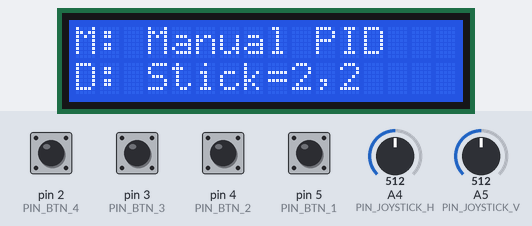
A sketch run on a simulated Arduino Uno, built with avr-gcc and run on an emulated ATmega328P. Shown: 16×2 character LCD. The inputs (shaded band) are chosen by the test bench; at power-on: pin 2 (PIN_BTN_4), pin 3 (PIN_BTN_3), pin 4 (PIN_BTN_2), pin 5 (PIN_BTN_1) HIGH, A4 (PIN_JOYSTICK_H) = 512, A5 (PIN_JOYSTICK_V) = 512. No radio packets arrive unless stated; what the sketch prints to the serial monitor is not drawn.

Above: at 1.2 s.
1.3 s: pin 4 (PIN_BTN_2) pulled LOW for 0.15 s
At 2.4 s:
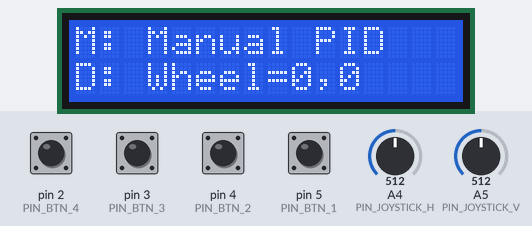
2.9 s: pin 5 (PIN_BTN_1) pulled LOW for 0.15 s
At 3.7 s:
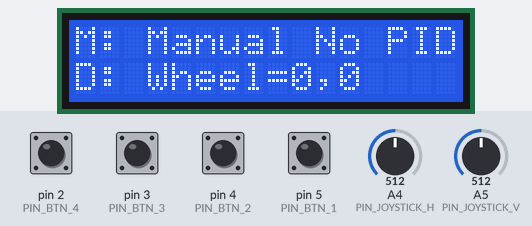
4.6 s: pin 4 (PIN_BTN_2) pulled LOW for 1 s
At 6.1 s:
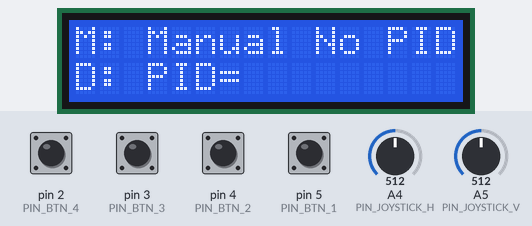
7.1 s: pin 5 (PIN_BTN_1) pulled LOW for 1 s
At 8.7 s:
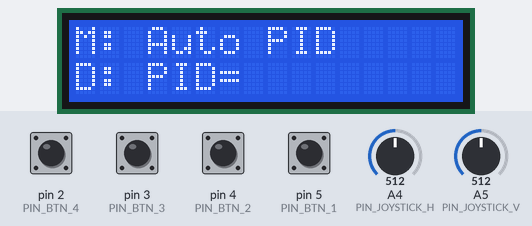
9.6 s: pin 4 (PIN_BTN_2) pulled LOW for 0.15 s
At 10.9 s:
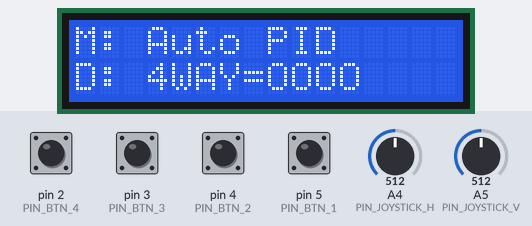
11.2 s: pin 5 (PIN_BTN_1) pulled LOW for 0.15 s
At 12.0 s:
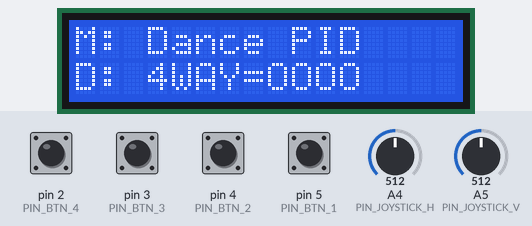
Timing chart, 0 to 13.9 s (numbered marks = the images above; inputs shaded):
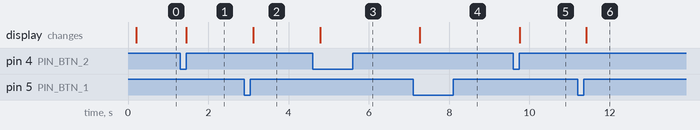

The sketch:

arduino-robot-1-rc.ino
```cpp
/**
   remote control with a Nano or Pro Mini
   todo: 1502 affects analogRead
*/
// for 1602
#include <LiquidCrystal.h>
// for rf24
#include <printf.h>
#include <nRF24L01.h>
#include <RF24_config.h>
#include <RF24.h>

// -------------- Pins -----------------
const int PIN_JOYSTICK_V = A5;
const int PIN_JOYSTICK_H = A4;

const int PIN_1602_RS = 7;
const int PIN_1602_EN = 6;
const int PIN_BTN_1 = 5;
const int PIN_BTN_2 = 4;
const int PIN_BTN_3 = 3;
const int PIN_BTN_4 = 2;

const int PIN_1602_D4 = A3;
const int PIN_1602_D5 = A2;
const int PIN_1602_D6 = A1;
const int PIN_1602_D7 = A0;

const int PIN_RF24_IRQ = 8;
const int PIN_RF24_CE = 9;
const int PIN_RF24_CSN = 10;
const int PIN_RF24_MOSI = 11;
const int PIN_RF24_MISO = 12;
const int PIN_RF24_SCK = 13;

// -------------- global objects -----------------
LiquidCrystal lcd(PIN_1602_RS, PIN_1602_EN, PIN_1602_D4, PIN_1602_D5, PIN_1602_D6, PIN_1602_D7); // create an LCD object
RF24 radio(PIN_RF24_CE, PIN_RF24_CSN); // create a radio object
const byte RF24_ADDR_RC[6] = "00001";
const byte RF24_ADDR_ROBOT[6] = "00002";

// -------------- mode -----------------
const char CMD_MODE [] = "MODE";
const byte CMD_MODE_MANUAL_PID = 0;
const byte CMD_MODE_MANUAL_NOPID = 1;
const byte CMD_MODE_AUTO_PID = 2;
const byte CMD_MODE_DANCE_PID = 3;
byte cmdRunMode = 0;

// -------------- move -----------------
const char CMD_MOVE[] = "MOVE";
byte cmdMoveH = 0;
byte cmdMoveV = 0;

// -------------- horn -----------------
const char CMD_HORN [] = "HORN";

// ------------ servo test -------------
const char CMD_SERVO_TEST [] = "SERV";

// -------------- debug -----------------
const byte CMD_DEBUG [] = "DBUG";
const byte CMD_DEBUG_JOYSTICK = 0;
const byte CMD_DEBUG_WHEEL_COUNTER = 1;
const byte CMD_DEBUG_PID = 2;
const byte CMD_DEBUG_4WAY_OBSTACLE_DETECTION = 3;
const byte CMD_DEBUG_ULTRA_SONIC = 4;
const byte CMD_DEBUG_RF24 = 5;
byte cmdDebugMode = 0;

// ------------- telemetry ----------------
const byte CMD_TELE_WHEEL_COUNTER [] = "TLWC";
const byte CMD_TELE_PID [] = "TLPI";
const byte CMD_TELE_4WAY_OBSTACLE_DETECTION [] = "TL4W";
const byte CMD_TELE_ULTRA_SONIC [] = "TLUS";
const byte CMD_TELE_RF24 [] = "TLRF";
byte countWheelL = 0;
byte countWheelR = 0;
byte infra4WayFlags = 0;
int ultraSonicDistanceCM = 0;

// -------------- controls vaiables -----------------
unsigned long lastControlMs = 0;
int lastBtn1 = 0, lastBtn2 = 0, lastBtn3 = 0, lastBtn4 = 0;
unsigned long lastLCDMs = 0;
bool enableSerial = true;

void setup() {
  if (enableSerial) Serial.begin(9600);
  pinMode(PIN_BTN_1, INPUT_PULLUP);
  pinMode(PIN_BTN_2, INPUT_PULLUP);
  pinMode(PIN_BTN_3, INPUT_PULLUP);
  pinMode(PIN_BTN_4, INPUT_PULLUP);

  lcd.begin(16, 2);
  lcd.clear();
  lcd.print("Booting...");

  radio.begin();
  radio.openWritingPipe(RF24_ADDR_ROBOT);
  radio.openReadingPipe(0, RF24_ADDR_RC);
  radio.setPALevel(RF24_PA_HIGH);
  radio.setDataRate(RF24_1MBPS);
  radio.setRetries(20, 2); // 20x250us=5ms
  radio.setChannel(117);
  radio.startListening();
  setRunMode(CMD_MODE_MANUAL_PID);
  setDebugMode(CMD_DEBUG_JOYSTICK);
}

void loop() {
  receiveCommand();
  checkInput();
  refreshDisplay();
}

void refreshDisplay() {
  if (millis() - lastLCDMs < 200) { //don't refresh debug info too frequently
    return;
  }

  lcd.setCursor(0, 0);
  lcd.print("                ");
  lcd.setCursor(0, 0);
  switch (cmdRunMode) {
    case CMD_MODE_MANUAL_PID:
      lcd.print("M: Manual PID");
      break;
    case CMD_MODE_MANUAL_NOPID:
      lcd.print("M: Manual No PID");
      break;
    case CMD_MODE_AUTO_PID:
      lcd.print("M: Auto PID");
      break;
    case CMD_MODE_DANCE_PID:
      lcd.print("M: Dance PID");
      break;
    default:
      lcd.print("M: ERROR");
      lcd.print(cmdRunMode);
      break;
  }

  lcd.setCursor(0, 1);
  lcd.print("                ");
  lcd.setCursor(0, 1);
  switch (cmdDebugMode) {
    case CMD_DEBUG_JOYSTICK:
      lcd.print("D: Stick=");
      lcd.print((int) cmdMoveH);
      lcd.print(',');
      lcd.print((int) cmdMoveV);
      break;
    case CMD_DEBUG_PID:
      lcd.print("D: PID=");
      break;
    case CMD_DEBUG_WHEEL_COUNTER:
      lcd.print("D: Wheel=");
      lcd.print((unsigned int) countWheelL);
      lcd.print(',');
      lcd.print((unsigned int) countWheelR);
      Serial.println(countWheelL);
      Serial.println((unsigned int) countWheelL);
      break;
    case CMD_DEBUG_4WAY_OBSTACLE_DETECTION:
      lcd.print("D: 4WAY=");
      char infraDisplay [5];
      if (infra4WayFlags & B00000001) infraDisplay[0] = 'X'; else infraDisplay[0] = 'O';
      if (infra4WayFlags & B00000010) infraDisplay[1] = 'X'; else infraDisplay[1] = 'O';
      if (infra4WayFlags & B00000100) infraDisplay[2] = 'X'; else infraDisplay[2] = 'O';
      if (infra4WayFlags & B00001000) infraDisplay[3] = 'X'; else infraDisplay[3] = 'O';
      infraDisplay[4] = '\0';
      lcd.print(infraDisplay);
      break;
    case CMD_DEBUG_ULTRA_SONIC:
      lcd.print("D: Sonic=");
      lcd.print(ultraSonicDistanceCM);
      lcd.print("CM");
      break;
    case CMD_DEBUG_RF24:
      lcd.print("D: RF24=");
      break;
    default:
      lcd.print("D: ERROR");
      break;
  }
  lastLCDMs = millis();
}

void setRunMode(int m) {
  switch (m) {
    case CMD_MODE_MANUAL_PID:
      sendCommand(CMD_MODE,  CMD_MODE_MANUAL_PID, 0);
      break;
    case CMD_MODE_MANUAL_NOPID:
      sendCommand(CMD_MODE, CMD_MODE_MANUAL_NOPID, 0);
      break;
    case CMD_MODE_AUTO_PID:
      sendCommand(CMD_MODE, CMD_MODE_AUTO_PID, 0);
      break;
    case CMD_MODE_DANCE_PID:
      sendCommand(CMD_MODE, CMD_MODE_DANCE_PID, 0);
      break;
    default:
      return;
  }
  cmdRunMode = m;
}

void setDebugMode(int m) {
  switch (m) {
    case CMD_DEBUG_JOYSTICK:
      sendCommand(CMD_DEBUG,  CMD_DEBUG_JOYSTICK, 0);
      break;
    case CMD_DEBUG_WHEEL_COUNTER:
      sendCommand(CMD_DEBUG,  CMD_DEBUG_WHEEL_COUNTER, 0);
      break;
    case CMD_DEBUG_PID:
      sendCommand(CMD_DEBUG, CMD_DEBUG_PID, 0);
      break;
    case CMD_DEBUG_4WAY_OBSTACLE_DETECTION:
      sendCommand(CMD_DEBUG, CMD_DEBUG_4WAY_OBSTACLE_DETECTION, 0);
      break;
    case CMD_DEBUG_ULTRA_SONIC:
      sendCommand(CMD_DEBUG, CMD_DEBUG_ULTRA_SONIC, 0);
      break;
    case CMD_DEBUG_RF24:
      sendCommand(CMD_DEBUG, CMD_DEBUG_RF24, 0);
      break;
    default:
      return;
  }
  cmdDebugMode = m;
}

void checkInput() {
  if (millis() - lastControlMs < 30) return; // debounce buttons
  int btn1 = digitalRead(PIN_BTN_1);
  if (lastBtn1 == HIGH && btn1 == LOW) { // avoid repeating while keeping the button pressed
    setRunMode(((int) cmdRunMode + 1) % 4);
  }
  lastBtn1 = btn1;

  int btn2 = digitalRead(PIN_BTN_2);
  if (lastBtn2 == HIGH && btn2 == LOW) { // avoid repeating while keeping the button pressed
    setDebugMode(((int) cmdDebugMode + 1) % 6);
  }
  lastBtn2 = btn2;

  int btn3 = digitalRead(PIN_BTN_3);
  if (lastBtn3 == HIGH && btn3 == LOW) { // avoid repeating while keeping the button pressed
    sendCommand(CMD_HORN, 0, 0);
  }
  lastBtn3 = btn3;

  int btn4 = digitalRead(PIN_BTN_4);
  if (lastBtn4 == HIGH && btn4 == LOW) { // avoid repeating while keeping the button pressed
    sendCommand(CMD_SERVO_TEST, 0, 0);
  }
  lastBtn4 = btn4;

  int h = analogRead(PIN_JOYSTICK_H);
  int v = analogRead(PIN_JOYSTICK_V);
  //Serial.print(h); Serial.print('\t'); Serial.println(v);
  // because of LCD interference, we have to hack the joy stick read a little bit
  if (h < 120) {
    cmdMoveH = 1;
    if (v < 80) cmdMoveV = 1; else if (v > 180) cmdMoveV = 3; else cmdMoveV = 2;
  } else if (h > 980) {
    cmdMoveH = 3;
    if (v < 850) cmdMoveV = 1; else if (v > 950) cmdMoveV = 3; else cmdMoveV = 2;
  } else {
    cmdMoveH = 2;
    if (v < 450) cmdMoveV = 1; else if (v > 600) cmdMoveV = 3; else cmdMoveV = 2;
  }
  sendCommand(CMD_MOVE, cmdMoveH, cmdMoveV); // this is a speical continuous message
  lastControlMs = millis();
}

void sendCommand(byte * cmd1, byte param1, byte param2) {
  byte cmd [7];
  for (int i = 0; i < 4; i++) {
    cmd[i] = cmd1[i];
  }
  cmd[4] = param1;
  cmd[5] = param2;
  cmd[6] = '\0';
  // better log
  if (enableSerial && !(cmd[0] == 'M' && cmd[1] == 'O' && cmd[2] == 'V' && cmd[3] == 'E')) {
    Serial.print("Send command: ");
    for (int i = 0; i < 4; i++) {
      Serial.print((char) cmd[i]);
    }
    Serial.print(':');
    Serial.print((byte) cmd[4]);
    Serial.print(':');
    Serial.print((byte) cmd[5]);
    Serial.println();
  }
  radio.stopListening();
  radio.write(cmd, 7); // fixed 4 bytes command, 2 bytes params, with a zero ending
  radio.startListening();
}

void receiveCommand() {
  if (!radio.available()) return;

  const char cmd[32];
  radio.read(&cmd, sizeof(cmd));
  if (enableSerial) {
    Serial.print("Received CMD:");
    Serial.println(cmd);
  }

  if (matchCmd(cmd, CMD_TELE_WHEEL_COUNTER)) {
    countWheelL = cmd[4];
    countWheelR = cmd[5];
  } else if (matchCmd(cmd, CMD_TELE_PID)) {

  } else if (matchCmd(cmd, CMD_TELE_4WAY_OBSTACLE_DETECTION)) {
    infra4WayFlags = cmd[4];
    if (enableSerial) Serial.println(infra4WayFlags);
  } else if (matchCmd(cmd, CMD_TELE_ULTRA_SONIC)) {
    int tmp = cmd[4];
    tmp = tmp << 8;
    ultraSonicDistanceCM = cmd[5] & 0X00FF | tmp;
  } else if (matchCmd(cmd, CMD_TELE_RF24)) {

  }
}

bool matchCmd (const byte *p1, const byte *p2) {
  for (int i = 0; i < 4; i++) {
    if (* p1++ != * p2++) return false;
  }
  return true;
}
```

Measured:
- after the input at 1.3 s, the display: changes after 0.15 s (image 1)
- after the input at 2.9 s, the display: changes after 0.22 s (image 2)
- after the input at 4.6 s, the display: changes after 0.19 s (image 3)
- after the input at 7.1 s, the display: changes after 0.17 s (image 4)
- after the input at 9.6 s, the display: changes after 0.15 s (image 5)
- after the input at 11.2 s, the display: changes after 0.21 s (image 6)
